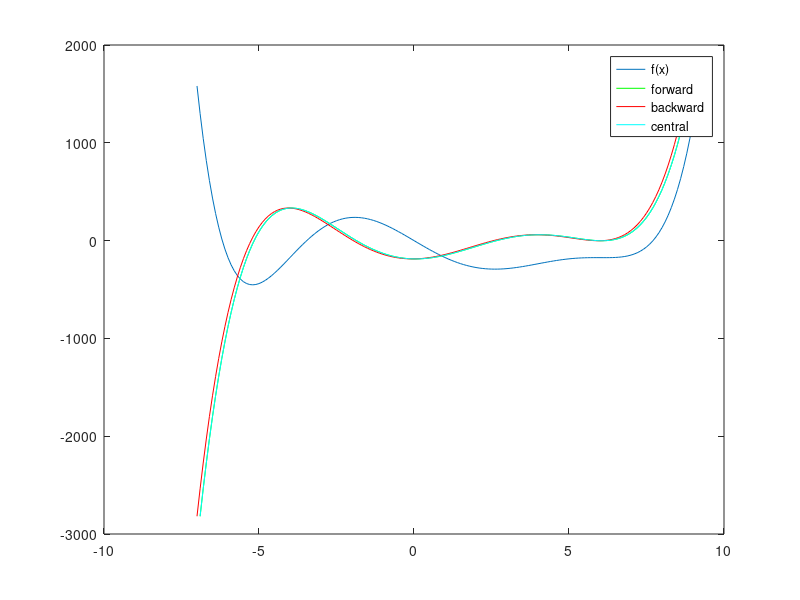

The MATLAB script that drew this image:
clear
clc
close all
% Listing 15.08 Differentiating a function
x = -7:0.1:9;
f = polyval([0.0333,-0.3,-1.3333,16,0,-187.2,0], x);
plot(x, f)
hold on
df = diff(f)./diff(x);
plot(x(2:end), df, 'g')
plot(x(1:end-1), df, 'r')
xm = (x(2:end)+x(2:end)) / 2
plot(xm, df, 'c')
legend({'f(x)', 'forward', 'backward', 'central'})
